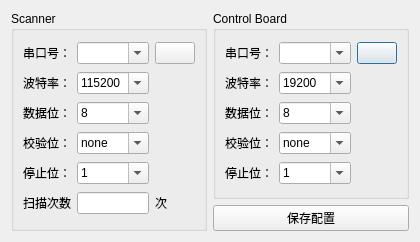
<?xml version="1.0" encoding="UTF-8"?>
<ui version="4.0">
 <class>ScannerDialog</class>
 <widget class="QDialog" name="ScannerDialog">
  <property name="geometry">
   <rect>
    <x>0</x>
    <y>0</y>
    <width>378</width>
    <height>242</height>
   </rect>
  </property>
  <property name="maximumSize">
   <size>
    <width>378</width>
    <height>242</height>
   </size>
  </property>
  <property name="windowTitle">
   <string>扫描器配置</string>
  </property>
  <property name="windowIcon">
   <iconset resource="resource.qrc">
    <normaloff>:/res/scanner_barcode_32px.png</normaloff>:/res/scanner_barcode_32px.png</iconset>
  </property>
  <layout class="QGridLayout" name="gridLayout_3">
   <item row="0" column="1">
    <widget class="QGroupBox" name="groupBox_2">
     <property name="title">
      <string>Control Board</string>
     </property>
     <layout class="QGridLayout" name="gridLayout_2">
      <item row="0" column="0">
       <widget class="QLabel" name="labelPortNum_Control">
        <property name="text">
         <string>串口号：</string>
        </property>
       </widget>
      </item>
      <item row="0" column="1">
       <widget class="QComboBox" name="comboBoxPortNum_Control">
        <property name="editable">
         <bool>true</bool>
        </property>
       </widget>
      </item>
      <item row="1" column="0">
       <widget class="QLabel" name="labelBaudRate_Control">
        <property name="text">
         <string>波特率：</string>
        </property>
       </widget>
      </item>
      <item row="1" column="1">
       <widget class="QComboBox" name="comboBoxBaudBits_Control">
        <property name="editable">
         <bool>true</bool>
        </property>
        <item>
         <property name="text">
          <string>19200</string>
         </property>
        </item>
       </widget>
      </item>
      <item row="2" column="0">
       <widget class="QLabel" name="labelDataBits_Control">
        <property name="text">
         <string>数据位：</string>
        </property>
       </widget>
      </item>
      <item row="2" column="1">
       <widget class="QComboBox" name="comboBoxDataBits_Control">
        <property name="editable">
         <bool>true</bool>
        </property>
        <item>
         <property name="text">
          <string>8</string>
         </property>
        </item>
       </widget>
      </item>
      <item row="3" column="0">
       <widget class="QLabel" name="labelParityBits_Control">
        <property name="text">
         <string>校验位：</string>
        </property>
       </widget>
      </item>
      <item row="3" column="1">
       <widget class="QComboBox" name="comboBoxParityBits_Control">
        <property name="editable">
         <bool>true</bool>
        </property>
        <item>
         <property name="text">
          <string>none</string>
         </property>
        </item>
       </widget>
      </item>
      <item row="4" column="0">
       <widget class="QLabel" name="labelStopBits_Control">
        <property name="text">
         <string>停止位：</string>
        </property>
       </widget>
      </item>
      <item row="4" column="1">
       <widget class="QComboBox" name="comboBoxStopBits_Control">
        <property name="editable">
         <bool>true</bool>
        </property>
        <item>
         <property name="text">
          <string>1</string>
         </property>
        </item>
       </widget>
      </item>
      <item row="0" column="2">
       <widget class="QPushButton" name="pushButtonRefresh_Control">
        <property name="text">
         <string/>
        </property>
        <property name="icon">
         <iconset resource="resource.qrc">
          <normaloff>:/res/gtk-refresh.png</normaloff>:/res/gtk-refresh.png</iconset>
        </property>
       </widget>
      </item>
     </layout>
    </widget>
   </item>
   <item row="1" column="1">
    <widget class="QPushButton" name="pushButtonSetting">
     <property name="text">
      <string>保存配置</string>
     </property>
     <property name="icon">
      <iconset resource="resource.qrc">
       <normaloff>:/res/config_configuration_32px.png</normaloff>:/res/config_configuration_32px.png</iconset>
     </property>
    </widget>
   </item>
   <item row="0" column="0" rowspan="2">
    <widget class="QGroupBox" name="groupBox">
     <property name="title">
      <string>Scanner</string>
     </property>
     <layout class="QGridLayout" name="gridLayout">
      <item row="1" column="1">
       <widget class="QComboBox" name="comboBoxBaudBits">
        <property name="editable">
         <bool>true</bool>
        </property>
        <item>
         <property name="text">
          <string>115200</string>
         </property>
        </item>
       </widget>
      </item>
      <item row="4" column="0">
       <widget class="QLabel" name="labelStopBits">
        <property name="text">
         <string>停止位：</string>
        </property>
       </widget>
      </item>
      <item row="3" column="0">
       <widget class="QLabel" name="labelParityBits">
        <property name="text">
         <string>校验位：</string>
        </property>
       </widget>
      </item>
      <item row="1" column="0">
       <widget class="QLabel" name="labelBaudRate">
        <property name="text">
         <string>波特率：</string>
        </property>
       </widget>
      </item>
      <item row="2" column="1">
       <widget class="QComboBox" name="comboBoxDataBits">
        <property name="editable">
         <bool>true</bool>
        </property>
        <item>
         <property name="text">
          <string>8</string>
         </property>
        </item>
       </widget>
      </item>
      <item row="4" column="1">
       <widget class="QComboBox" name="comboBoxStopBits">
        <property name="editable">
         <bool>true</bool>
        </property>
        <item>
         <property name="text">
          <string>1</string>
         </property>
        </item>
       </widget>
      </item>
      <item row="0" column="1">
       <widget class="QComboBox" name="comboBoxPortNum">
        <property name="editable">
         <bool>true</bool>
        </property>
       </widget>
      </item>
      <item row="2" column="0">
       <widget class="QLabel" name="labelDataBits">
        <property name="text">
         <string>数据位：</string>
        </property>
       </widget>
      </item>
      <item row="0" column="0">
       <widget class="QLabel" name="labelPortNum">
        <property name="text">
         <string>串口号：</string>
        </property>
       </widget>
      </item>
      <item row="0" column="2">
       <widget class="QPushButton" name="pushButtonRefresh">
        <property name="text">
         <string/>
        </property>
        <property name="icon">
         <iconset resource="resource.qrc">
          <normaloff>:/res/gtk-refresh.png</normaloff>:/res/gtk-refresh.png</iconset>
        </property>
       </widget>
      </item>
      <item row="3" column="1">
       <widget class="QComboBox" name="comboBoxParityBits">
        <property name="editable">
         <bool>true</bool>
        </property>
        <item>
         <property name="text">
          <string>none</string>
         </property>
        </item>
       </widget>
      </item>
      <item row="5" column="0">
       <widget class="QLabel" name="labelStopBits_2">
        <property name="text">
         <string>扫描次数</string>
        </property>
       </widget>
      </item>
      <item row="5" column="1">
       <widget class="QLineEdit" name="lineEdit_scan_times"/>
      </item>
      <item row="5" column="2">
       <widget class="QLabel" name="labelStopBits_3">
        <property name="text">
         <string>次</string>
        </property>
       </widget>
      </item>
     </layout>
    </widget>
   </item>
  </layout>
 </widget>
 <resources>
  <include location="resource.qrc"/>
 </resources>
 <connections/>
</ui>
